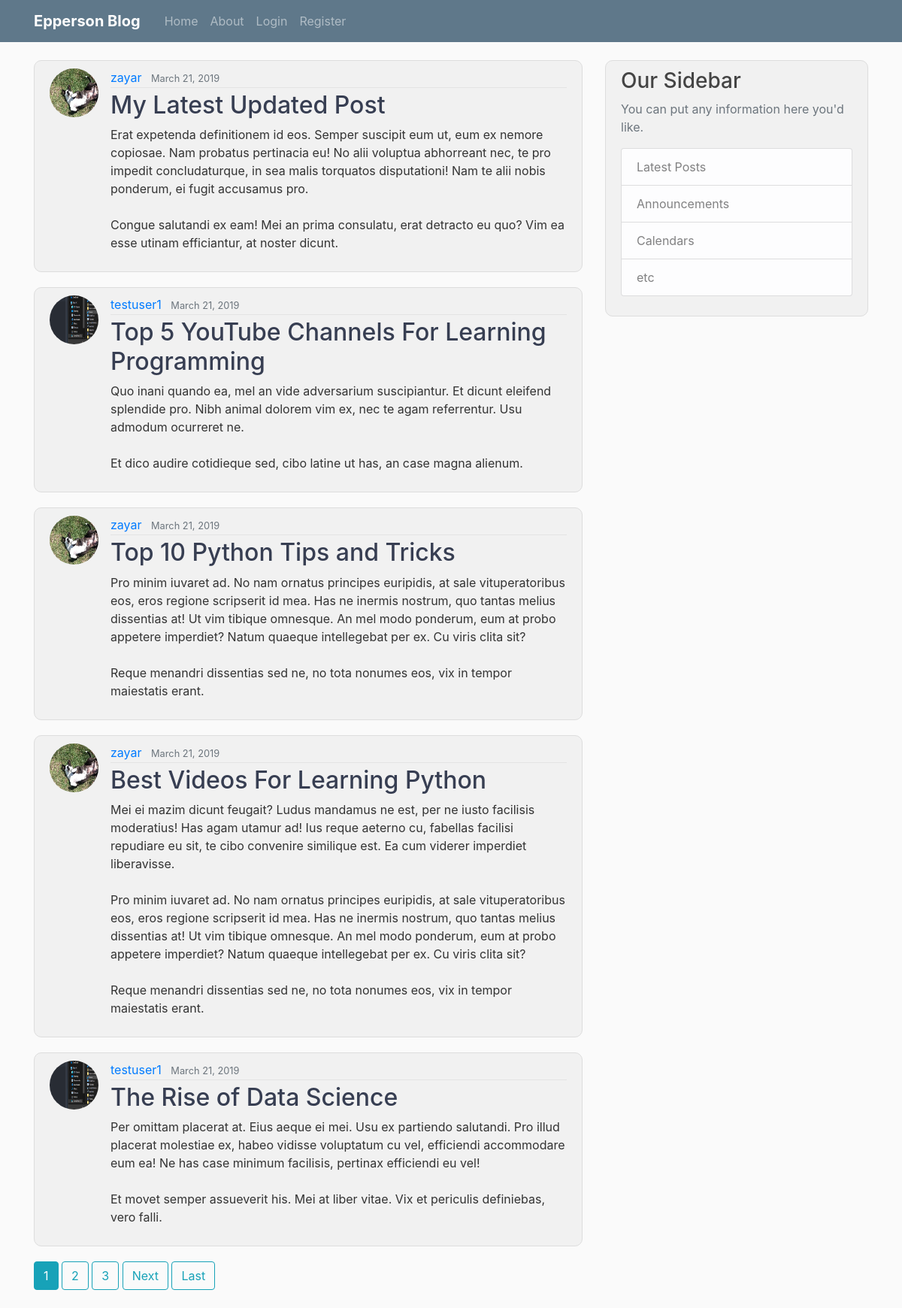
Before: / with the older database file.
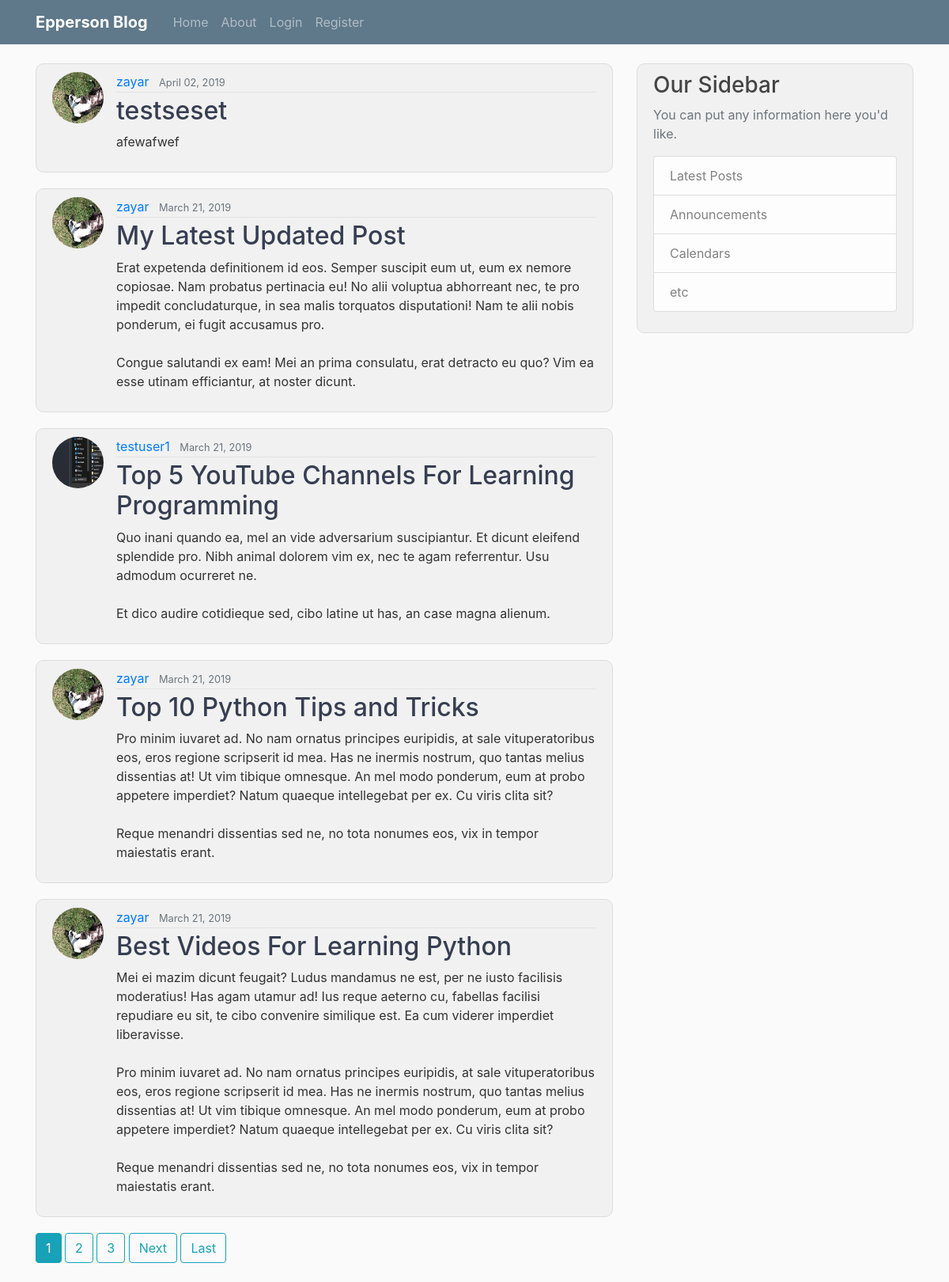
After: the same page with the newer database file.
### blog/models.py (models this page shows, shortened)
class Post(models.Model):
    title = models.CharField(max_length=100)
    content = models.TextField()
    date_posted = models.DateTimeField(default=timezone.now)
    author = models.ForeignKey(User, on_delete=models.CASCADE)

### users/models.py (models this page shows, shortened)
class Profile(models.Model):
    user = models.OneToOneField(User, on_delete=models.CASCADE)
    image = models.ImageField(default='default.png', upload_to='profile_pics')

### blog/views.py (the view)
# urls.py: path('', PostListView.as_view(), name='blog-home'),
class PostListView(ListView):
    model = Post
    template_name = 'blog/home.html' # <app>/<model>_<viewtype>.html
    context_object_name = 'posts'
    ordering = ['-date_posted']
    paginate_by = 5

### blog/templates/blog/home.html (shortened to what this page needs)
{% extends "blog/base.html" %}
{% block content %}
    {% for post in posts %}
        <article class="media content-section">
            <img class="rounded-circle article-img" src="{{ post.author.profile.image.url }}">
            <div class="media-body">
                <div class="article-metadata">
                    <a class="mr-2" href="{% url 'user-posts' post.author.username %}">{{ post.author }}</a>
                    <small class="text-muted">{{ post.date_posted|date:"F d, Y" }}</small>
                </div>
                <h2><a class="article-title" href="{% url 'post-detail' post.id %}">{{ post.title }}</a></h2>
                <p class="article-content">{{ post.content }}</p>
            </div>
        </article>
    {% endfor %}
    {% if is_paginated %}
        {% for num in page_obj.paginator.page_range %}
            {% if page_obj.number == num %}
                <a class="btn btn-info mb-4" href="?page={{ num }}">{{ num }}</a>
            {% elif num > page_obj.number|add:'-3' and num < page_obj.number|add:'3' %}
                <a class="btn btn-outline-info mb-4" href="?page={{ num }}">{{ num }}</a>
            {% endif %}
        {% endfor %}
        {% if page_obj.has_next %}
            <a class="btn btn-outline-info mb-4" href="?page={{ page_obj.next_page_number }}">Next</a>
            <a class="btn btn-outline-info mb-4" href="?page={{ page_obj.paginator.num_pages }}">Last</a>
        {% endif %}
    {% endif %}
{% endblock %}

### blog/templates/blog/base.html (shortened to what this page needs)
{% load static %}
<!DOCTYPE html>
<html>
<head>
    <link rel="stylesheet" href="https://maxcdn.bootstrapcdn.com/bootstrap/4.0.0/css/bootstrap.min.css">
    <link rel="stylesheet" type="text/css" href="{% static 'blog/main.css' %}">
</head>
<body>
    <header class="site-header">
        <nav class="navbar navbar-expand-md navbar-dark bg-steel fixed-top">
            <div class="container">
                <a class="navbar-brand mr-4" href="{% url 'blog-home' %}"><b>Epperson Blog</b></a>
                <div class="collapse navbar-collapse" id="navbarToggle">
                        <ul class="navbar-nav nav-item">
                            <li class="nav-item">
                                <a class="nav-item nav-link" href="{% url 'blog-home' %}">Home</a>
                            </li>
                            <li class="nav-item">
                                <a class="nav-item nav-link" href="{% url 'blog-about' %}">About</a>
                            </li>
                    {% if user.is_authenticated %}
                            <a class="nav-link nav-link mr-4" href="{% url 'post-create' %}">New Post</a>
                            <a class="nav-link nav-link mr-4" href="{% url 'profile' %}">Profile</a>
                            <a class="nav-link nav-link" href="{% url 'logout' %}">Logout</a>
                    {% else %}
                            <li class="nav-item">
                                <a class="nav-link nav-link" href="{% url 'login' %}">Login</a>
                            </li>
                            <li class="nav-item">
                                <a class="nav-link nav-link" href="{% url 'register' %}">Register</a>
                            </li>
                        </ul>
                    {% endif %}
                    </div>
                </div>
        </nav>
    </header>
    <main role="main" class="container">
        <div class="row">
            <div class="col-md-8">
                {% block content %}{% endblock %}
            </div>
            <div class="col-md-4">
                <div class="content-section">
                    <h3>Our Sidebar</h3>
                    <p class='text-muted'>You can put any information here you'd like.
                        <ul class="list-group">
                            <li class="list-group-item list-group-item-light">Latest Posts</li>
                            <li class="list-group-item list-group-item-light">Announcements</li>
                            <li class="list-group-item list-group-item-light">Calendars</li>
                            <li class="list-group-item list-group-item-light">etc</li>
                        </ul>
                    </p>
                </div>
            </div>
        </div>
    </main>
</body>
</html>

### blog/static/blog/main.css (style rules this page uses)
body { background: #fafafa; color: #333333; margin-top: 5rem; }
h1, h2, h3, h4, h5, h6 { color: #444444; }
ul { margin: 0; }
.bg-steel { background-color: #5f788a; }
.content-section { background: #f1f1f1; padding: 10px 20px; border: 1px solid #dddddd; border-radius: 10px; margin-bottom: 20px; }
.article-title { color: #373e52; }
.article-content { white-space: pre-line; }
.article-img { height: 65px; width: 65px; margin-right: 16px; }
.article-metadata { padding-bottom: 1px; margin-bottom: 4px; border-bottom: 1px solid #e3e3e3 }

Changed rows visible on the page:
no longer on this page (row unchanged): Post: author.profile.image (placeholder picture), author "testuser1", date_posted "March 21, 2019", title "The Rise of Data Science", content "Per omittam placerat at. Eius aeque ei mei. Usu ex partiendo salutandi. Pro illud placerat molestiae ex, habeo vidisse voluptatum cu vel, efficiendi accommodare eum ea! Ne has case minimum facilisis, pertinax efficiendi eu vel! Et movet semper assueverit his. Mei at liber vitae. Vix et periculis definiebas, vero falli."
added Post: author.profile.image (picture), author "zayar", date_posted "April 02, 2019", title "testseset", content "afewafwef"
